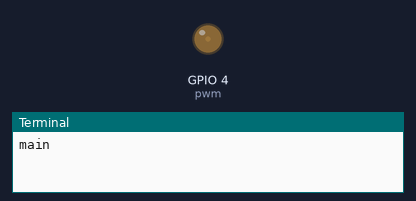
Bench run of a program on a simulated Raspberry Pi (BCM pin numbers). On the bench: output pins drawn as LEDs (lit = HIGH), the last lines printed to the terminal. Threads take turns every 2 ms.

Above: at 0.05 s.
At 0.9 s:
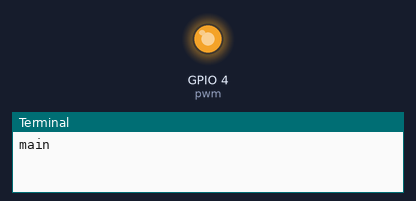
At 1.3 s:
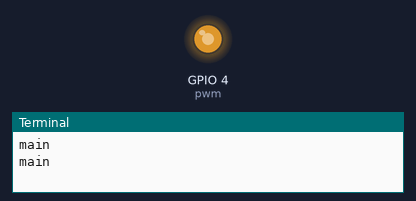
At 1.75 s:
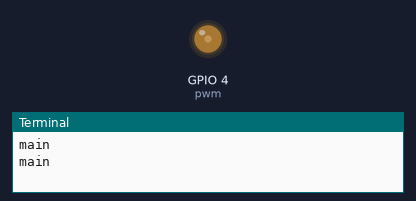
Timing chart, 0 to 4.6 s (numbered marks = the images above):
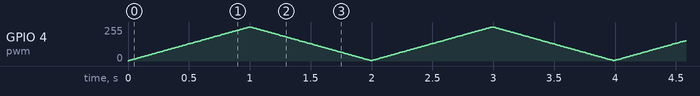

The program:

Thread_4.py
```python
import RPi.GPIO as GPIO
import time
import threading
flag_exit = False

led_pin = 4

GPIO.setmode(GPIO.BCM)


def t1():
    GPIO.setup(4, GPIO.OUT)
    pwm = GPIO.PWM(4, 10000)
    pwm.start(10)


    while True:
        for t_high in range(1, 101, 1):
            pwm.ChangeDutyCycle(t_high)
            time.sleep(0.01)
        for t_high in range(100, 1, -1):
            pwm.ChangeDutyCycle(t_high)
            time.sleep(0.01)
        if flag_exit:
            pwm.stop()
            break

thread = threading.Thread(target = t1)
thread.start()

try:
    while True:
        print("main")
        time.sleep(1)

except KeyboardInterrupt:
    pass
flag_exit = True
thread.join()
GPIO.cleanup()
```
